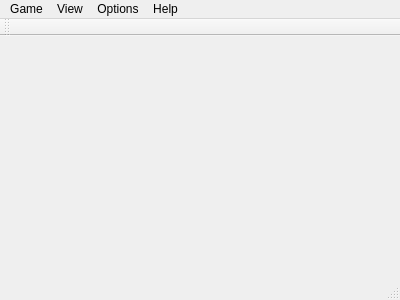
<?xml version="1.0" encoding="UTF-8"?>
<ui version="4.0">
 <class>MainWindow</class>
 <widget class="QMainWindow" name="MainWindow">
  <property name="geometry">
   <rect>
    <x>0</x>
    <y>0</y>
    <width>400</width>
    <height>300</height>
   </rect>
  </property>
  <property name="windowTitle">
   <string>GTris</string>
  </property>
  <widget class="QWidget" name="centralWidget"/>
  <widget class="QMenuBar" name="menuBar">
   <property name="geometry">
    <rect>
     <x>0</x>
     <y>0</y>
     <width>400</width>
     <height>24</height>
    </rect>
   </property>
   <widget class="QMenu" name="menuGame">
    <property name="title">
     <string>Game</string>
    </property>
    <addaction name="actionNew"/>
    <addaction name="actionRun"/>
    <addaction name="actionStop"/>
    <addaction name="actionPause"/>
    <addaction name="separator"/>
    <addaction name="actionExit"/>
   </widget>
   <widget class="QMenu" name="menuView">
    <property name="title">
     <string>View</string>
    </property>
    <addaction name="actionHighscores"/>
   </widget>
   <widget class="QMenu" name="menuOptions">
    <property name="title">
     <string>Options</string>
    </property>
    <addaction name="actionGame_Options"/>
    <addaction name="separator"/>
   </widget>
   <widget class="QMenu" name="menuHelp">
    <property name="title">
     <string>Help</string>
    </property>
    <addaction name="actionAbout"/>
   </widget>
   <addaction name="menuGame"/>
   <addaction name="menuView"/>
   <addaction name="menuOptions"/>
   <addaction name="menuHelp"/>
  </widget>
  <widget class="QToolBar" name="mainToolBar">
   <attribute name="toolBarArea">
    <enum>TopToolBarArea</enum>
   </attribute>
   <attribute name="toolBarBreak">
    <bool>false</bool>
   </attribute>
  </widget>
  <widget class="QStatusBar" name="statusBar"/>
  <action name="actionNew">
   <property name="text">
    <string>New</string>
   </property>
  </action>
  <action name="actionRun">
   <property name="text">
    <string>Run</string>
   </property>
  </action>
  <action name="actionStop">
   <property name="text">
    <string>Stop</string>
   </property>
  </action>
  <action name="actionPause">
   <property name="text">
    <string>Pause</string>
   </property>
  </action>
  <action name="actionExit">
   <property name="text">
    <string>Exit</string>
   </property>
  </action>
  <action name="actionHighscores">
   <property name="text">
    <string>Highscores...</string>
   </property>
  </action>
  <action name="actionAbout">
   <property name="text">
    <string>About...</string>
   </property>
  </action>
  <action name="actionGame_Options">
   <property name="text">
    <string>Game Options</string>
   </property>
  </action>
 </widget>
 <layoutdefault spacing="6" margin="11"/>
 <resources/>
 <connections/>
</ui>
